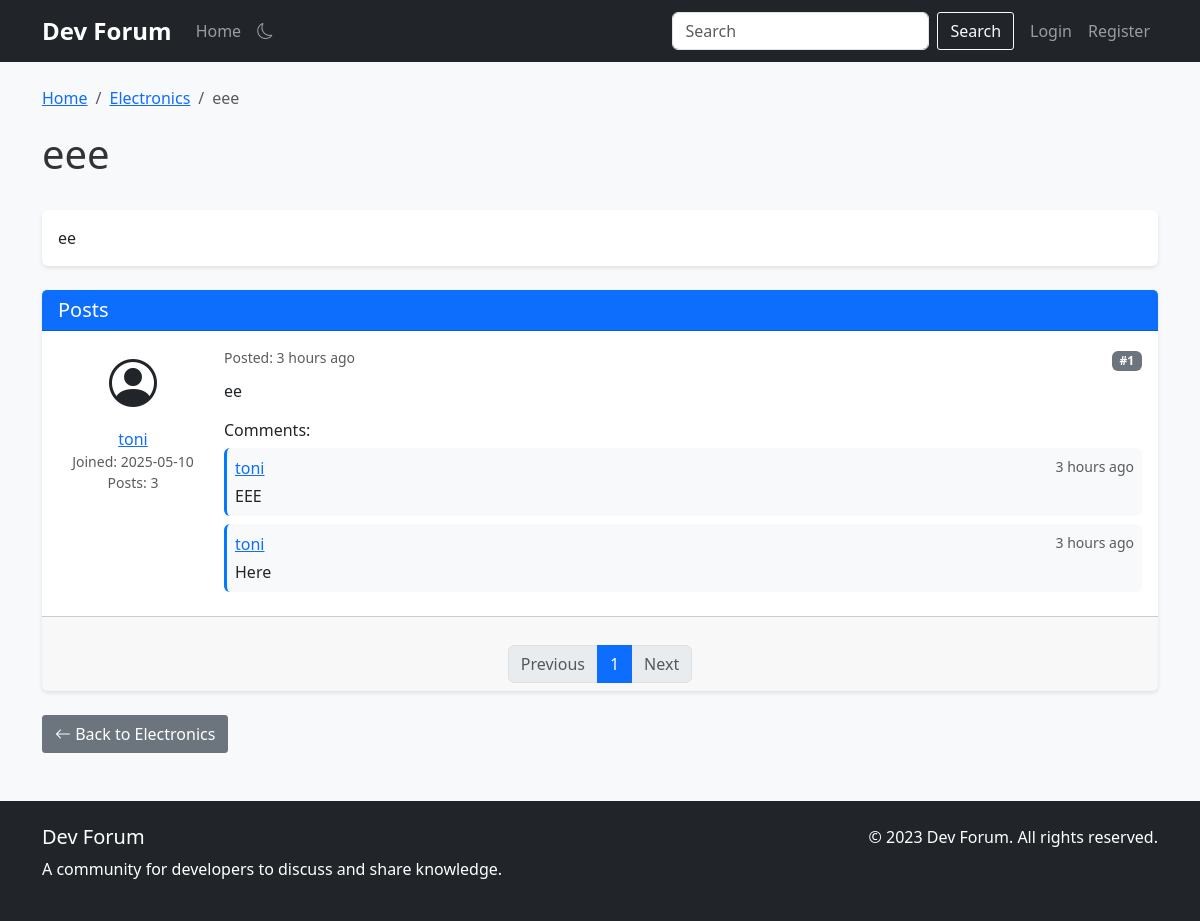
The app's page /topic/2/page/1 with its own data.
### app.py (models this page shows, shortened)
class Category(db.Model):
    id = db.Column(db.Integer, primary_key=True)
    name = db.Column(db.String(100), nullable=False, index=True)
    description = db.Column(db.Text, nullable=True)
    topics = db.relationship('Topic', backref='category', lazy='dynamic', cascade='all, delete-orphan')

class Topic(db.Model):
    id = db.Column(db.Integer, primary_key=True)
    title = db.Column(db.String(100), nullable=False, index=True)
    description = db.Column(db.Text, nullable=True)
    created_at = db.Column(db.DateTime, default=datetime.utcnow, index=True)
    category_id = db.Column(db.Integer, db.ForeignKey('category.id'), nullable=False, index=True)
    posts = db.relationship('Post', backref='topic', lazy='dynamic', cascade='all, delete-orphan')

class Post(db.Model):
    id = db.Column(db.Integer, primary_key=True)
    content = db.Column(db.Text, nullable=False)
    created_at = db.Column(db.DateTime, default=datetime.utcnow, index=True)
    updated_at = db.Column(db.DateTime, default=datetime.utcnow, onupdate=datetime.utcnow)
    user_id = db.Column(db.Integer, db.ForeignKey('user.id'), nullable=False, index=True)
    topic_id = db.Column(db.Integer, db.ForeignKey('topic.id'), nullable=False, index=True)
    comments = db.relationship('Comment', backref='post', lazy='dynamic', cascade='all, delete-orphan')

class User(db.Model, UserMixin):
    id = db.Column(db.Integer, primary_key=True)
    username = db.Column(db.String(80), unique=True, nullable=False, index=True)
    email = db.Column(db.String(120), unique=True, nullable=False, index=True)
    password_hash = db.Column(db.String(128))
    bio = db.Column(db.Text, nullable=True)
    join_date = db.Column(db.DateTime, default=datetime.utcnow, index=True)
    is_admin = db.Column(db.Boolean, default=False)
    posts = db.relationship('Post', backref='author', lazy='dynamic', cascade='all, delete-orphan')
    comments = db.relationship('Comment', backref='author', lazy='dynamic', cascade='all, delete-orphan')

class Comment(db.Model):
    id = db.Column(db.Integer, primary_key=True)
    content = db.Column(db.Text, nullable=False)
    created_at = db.Column(db.DateTime, default=datetime.utcnow, index=True)
    updated_at = db.Column(db.DateTime, default=datetime.utcnow, onupdate=datetime.utcnow)
    user_id = db.Column(db.Integer, db.ForeignKey('user.id'), nullable=False, index=True)
    post_id = db.Column(db.Integer, db.ForeignKey('post.id'), nullable=False, index=True)

### app.py (the view)
@app.route('/topic/<int:topic_id>')
@app.route('/topic/<int:topic_id>/page/<int:page>')
@cache.cached(timeout=30, query_string=True)
def topic(topic_id, page=1):
    topic = Topic.query.get_or_404(topic_id)
    posts = Post.query.filter_by(topic_id=topic_id).order_by(Post.created_at).paginate(
        page=page, per_page=app.config['POSTS_PER_PAGE'], error_out=False)
    return render_template('topic.html', topic=topic, posts=posts)

### app.py (called while the page is built)
@app.template_filter('nl2br')
def nl2br(value):
    if value:
        value = str(value)
        return Markup(value.replace('\n', '<br>'))
    return value

@app.template_filter('time_since')
def time_since(dt):
    now = datetime.utcnow()
    diff = now - dt
    if diff.days > 365:
        years = diff.days // 365
        return f"{years} year{'s' if years > 1 else ''} ago"
    elif diff.days > 30:
        months = diff.days // 30
        return f"{months} month{'s' if months > 1 else ''} ago"
    elif diff.days > 0:
        return f"{diff.days} day{'s' if diff.days > 1 else ''} ago"
    elif diff.seconds > 3600:
        hours = diff.seconds // 3600
        return f"{hours} hour{'s' if hours > 1 else ''} ago"
    elif diff.seconds > 60:
        minutes = diff.seconds // 60
        return f"{minutes} minute{'s' if minutes > 1 else ''} ago"
    else:
        return "just now"

@app.context_processor
def utility_processor():
    def recent_topics(limit=5):
        return Topic.query.order_by(Topic.created_at.desc()).limit(limit).all()
    def recent_posts(limit=5):
        return Post.query.order_by(Post.created_at.desc()).limit(limit).all()
    def user_count():
        return User.query.count()
    def topic_count():
        return Topic.query.count()
    def post_count():
        return Post.query.count()
    return {
        'recent_topics': recent_topics,
        'recent_posts': recent_posts,
        'user_count': user_count,
        'topic_count': topic_count,
        'post_count': post_count
    }

### templates/topic.html (shortened to what this page needs)
{% extends "base.html" %}
{% block content %}
<div class="row">
    <div class="col-md-12">
        <nav aria-label="breadcrumb">
            <ol class="breadcrumb">
                <li class="breadcrumb-item"><a href="{{ url_for('index') }}">Home</a></li>
                <li class="breadcrumb-item"><a href="{{ url_for('category', category_id=topic.category_id) }}">{{ topic.category.name }}</a></li>
                <li class="breadcrumb-item active" aria-current="page">{{ topic.title }}</li>
            </ol>
        </nav>
        <div class="d-flex justify-content-between align-items-center mb-4">
            <h1>{{ topic.title }}</h1>
        </div>
        {% if topic.description %}
        <div class="card mb-4">
            <div class="card-body">
                <p class="mb-0">{{ topic.description }}</p>
            </div>
        </div>
        {% endif %}
        <div class="card mb-4">
            <div class="card-header bg-primary text-white">
                <h5 class="mb-0">Posts</h5>
            </div>
            <div class="card-body p-0">
                {% for post in posts.items %}
                <div class="post p-3 {% if not loop.last %}border-bottom{% endif %}">
                    <div class="d-flex">
                        <div class="flex-shrink-0 me-3 text-center" style="width: 150px;">
                            <div class="mb-2">
                                <i class="bi bi-person-circle" style="font-size: 3rem;"></i>
                            </div>
                            <div>
                                <a href="{{ url_for('profile', username=post.author.username) }}">{{ post.author.username }}</a>
                            </div>
                            <div class="text-muted small">
                                Joined: {{ post.author.join_date.strftime('%Y-%m-%d') }}
                            </div>
                            <div class="text-muted small">
                                Posts: {{ post.author.posts.count() }}
                            </div>
                        </div>
                        <div class="flex-grow-1">
                            <div class="d-flex justify-content-between mb-2">
                                <div class="text-muted small">
                                    Posted: {{ post.created_at|time_since }}
                                </div>
                                <div>
                                    <span class="badge bg-secondary">#{{ (posts.page - 1) * posts.per_page + loop.index }}</span>
                                </div>
                            </div>
                            <div class="post-content mb-3">
                                {{ post.content|nl2br }}
                            </div>
                            {% if post.comments.count() > 0 %}
                            <div class="comments mt-3">
                                <h6>Comments:</h6>
                                {% for comment in post.comments %}
                                <div class="comment p-2 mb-2 bg-light rounded">
                                    <div class="d-flex justify-content-between mb-1">
                                        <div>
                                            <a href="{{ url_for('profile', username=comment.author.username) }}">{{ comment.author.username }}</a>
                                        </div>
                                        <div class="text-muted small">
                                            {{ comment.created_at|time_since }}
                                        </div>
                                    </div>
                                    <div>{{ comment.content }}</div>
                                </div>
                                {% endfor %}
                            </div>
                            {% endif %}
                        </div>
                    </div>
                </div>
                {% else %}
                <div class="p-3">
                    <p class="mb-0">No posts found in this topic.</p>
                </div>
                {% endfor %}
            </div>
            {% if posts.items %}
            <div class="card-footer">
                <nav aria-label="Posts pagination">
                    <ul class="pagination justify-content-center mb-0">
                        {% if posts.has_prev %}
                        <li class="page-item">
                            <a class="page-link" href="{{ url_for('topic', topic_id=topic.id, page=posts.prev_num) }}">Previous</a>
                        </li>
                        {% else %}
                        <li class="page-item disabled">
                            <span class="page-link">Previous</span>
                        </li>
                        {% endif %}
                        {% for page_num in posts.iter_pages(left_edge=1, right_edge=1, left_current=2, right_current=2) %}
                            {% if page_num %}
                                {% if page_num == posts.page %}
                                <li class="page-item active">
                                    <span class="page-link">{{ page_num }}</span>
                                </li>
                                {% else %}
                                <li class="page-item">
                                    <a class="page-link" href="{{ url_for('topic', topic_id=topic.id, page=page_num) }}">{{ page_num }}</a>
                                </li>
                                {% endif %}
                            {% else %}
                                <li class="page-item disabled">
                                    <span class="page-link">...</span>
                                </li>
                            {% endif %}
                        {% endfor %}
                        {% if posts.has_next %}
                        <li class="page-item">
                            <a class="page-link" href="{{ url_for('topic', topic_id=topic.id, page=posts.next_num) }}">Next</a>
                        </li>
                        {% else %}
                        <li class="page-item disabled">
                            <span class="page-link">Next</span>
                        </li>
                        {% endif %}
                    </ul>
                </nav>
            </div>
            {% endif %}
        </div>
        <div class="mt-3">
            <a href="{{ url_for('category', category_id=topic.category_id) }}" class="btn btn-secondary">
                <i class="bi bi-arrow-left"></i> Back to {{ topic.category.name }}
            </a>
        </div>
    </div>
</div>
{% endblock %}

### static/css/style.css (style rules this page uses)
body { font-family: 'Segoe UI', Tahoma, Geneva, Verdana, sans-serif; background-color: #f8f9fa; color: #333; }
.card { box-shadow: 0 2px 4px rgba(0, 0, 0, 0.1); border: none; margin-bottom: 20px; }
.card-header { font-weight: bold; }
.post { position: relative; }
.post-content { line-height: 1.6; }
.comment { border-left: 3px solid #007bff; }
.breadcrumb { background-color: transparent; padding: 0; margin-bottom: 20px; }
.btn { border-radius: 3px; }
.pagination { justify-content: center; margin-top: 20px; }

### records on screen
Category: category.name "Electronics"
Topic: title "eee", description "ee"
Post: author.username "toni", author.join_date "2025-05-10", author.posts.count "3", created_at "3 hours ago", page "1", content "ee"
Comment: author.username "toni", created_at "3 hours ago", content "EEE"
Comment: author.username "toni", created_at "3 hours ago", content "Here"

### other values on screen
{{ page_num }} "1"
